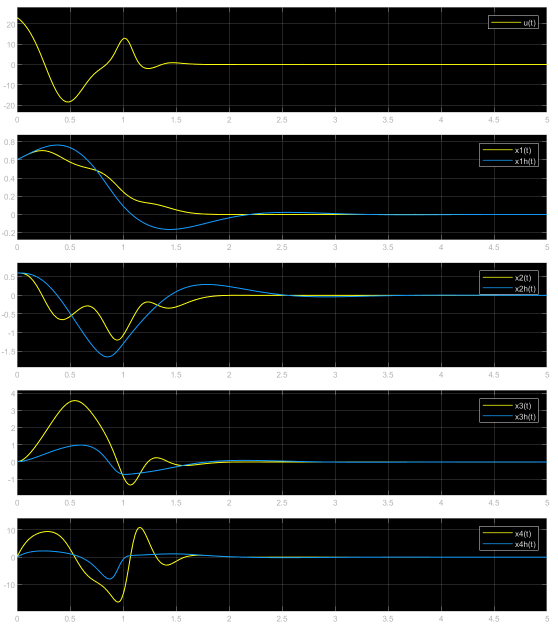
#> input picture 2A/AUT202/TP/images/m30_r0_s0.6_o0.png, 1116 x 1278 px, given in place of torb_small1.png, which was not available (shown at 1/2 size)
$ python Features_Detect.py ../../../AUT202/TP/images/m30_r0_s0.6_o0.png
#> lines starting #> are read from the running program, lines starting #| are printed output that depends on the picture; pictures that were not available may be replaced by others from this repository, and a replacement may not be noted
import sys
import cv2
import numpy as np
from matplotlib import pyplot as plt


# [85 lines left out: functions selectAlgorithm, Q6, not called in this run]


def Q8():
    def crossCheck():
        img1 = cv2.imread('../Image_Pairs/torb_small1.png')
#> img1 is the input picture: shape (1278, 1116, 3); mean B, G, R 64.9, 65.7, 64.8
        img2 = cv2.imread('../Image_Pairs/torb_small2.png')
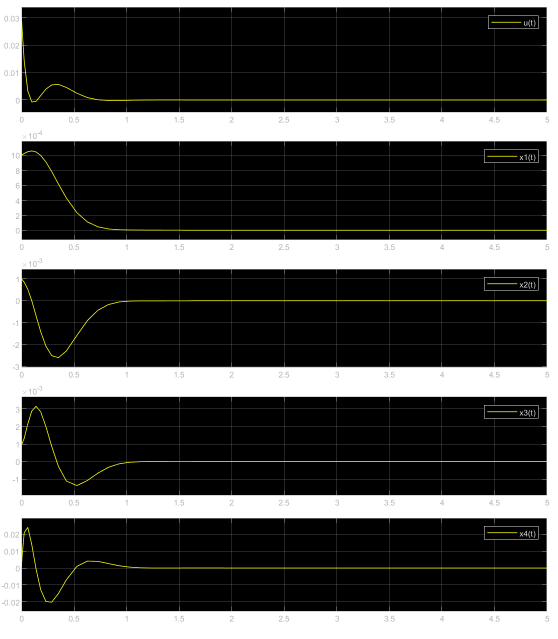
#> input picture 2A/AUT202/TP/images/m3_r0_s0.001_o0.png, 1116 x 1278 px, given in place of torb_small2.png, which was not available (shown at 1/2 size)
#> img2 is the input picture: shape (1278, 1116, 3); mean B, G, R 72, 73.6, 73.6

        start = cv2.getTickCount()

        nFeatures = 250
        kp1_ORB = cv2.ORB_create(nfeatures=nFeatures, scaleFactor=2, nlevels=3)
        kp2_ORB = cv2.ORB_create(nfeatures=nFeatures, scaleFactor=2, nlevels=3)

        kp1_KAZE = cv2.KAZE_create(
            upright=False,    #Par défaut : false
            threshold=0.001,  #Par défaut : 0.001
            nOctaves=4,       #Par défaut : 4
            nOctaveLayers=4,  #Par défaut : 4
            diffusivity=2)    #Par défaut : 2
        kp2_KAZE = cv2.KAZE_create(
            upright=False,    #Par défaut : false
            threshold=0.001,  #Par défaut : 0.001
            nOctaves=4,       #Par défaut : 4
            nOctaveLayers=4,  #Par défaut : 4
            diffusivity=2)    #Par défaut : 2

        #Conversion en niveau de gris
        gray1 = cv2.cvtColor(img1, cv2.COLOR_BGR2GRAY)
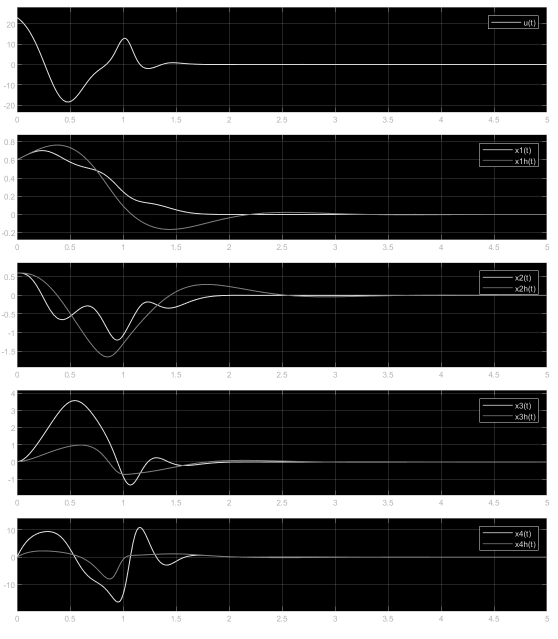
#> gray1: shape (1278, 1116) (shown at 1/2 size); min 0, max 255, mean 65.4
        gray2 = cv2.cvtColor(img2, cv2.COLOR_BGR2GRAY)
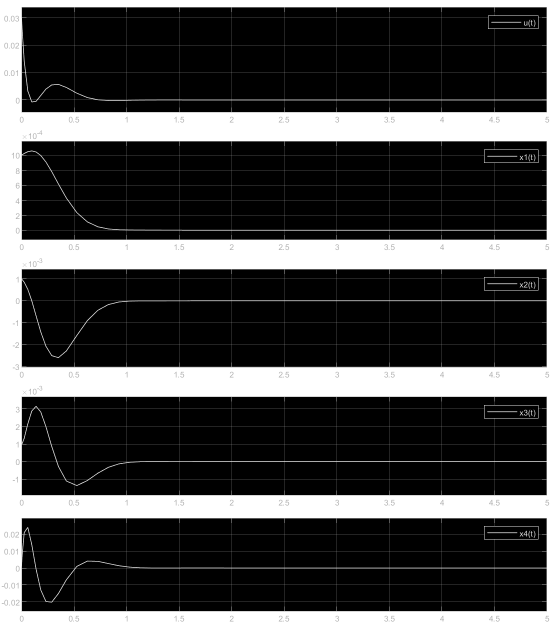
#> gray2: shape (1278, 1116) (shown at 1/2 size); min 0, max 255, mean 73.4

        #Détection et description des keypoints
        pts1_ORB, desc1_ORB = kp1_ORB.detectAndCompute(gray1, None)
#> pts1_ORB = 385 keypoints; strongest (x, y, size): (1040, 1069, 31), (1040, 1090, 31), (1044, 829, 31), (1053, 49, 31)
        pts2_ORB, desc2_ORB = kp2_ORB.detectAndCompute(gray2, None)
#> pts2_ORB = 392 keypoints; strongest (x, y, size): (1049, 1069, 31), (1052, 1070, 31), (1053, 49, 31), (1051, 827, 31)

        pts1_KAZE, desc1_KAZE = kp1_KAZE.detectAndCompute(gray1, None)
#> pts1_KAZE = 3825 keypoints; strongest (x, y, size): (57, 1052, 27.1), (43, 534, 13.1), (47, 28, 18.4), (1070, 548, 28.4)
        pts2_KAZE, desc2_KAZE = kp2_KAZE.detectAndCompute(gray2, None)
#> pts2_KAZE = 3200 keypoints; strongest (x, y, size): (67, 710, 35.5), (1080, 214, 16.1), (75, 1193, 38.9), (65, 1203, 29.3)

        #Les points non appariés apparaîtront en gris
        img1_ORB = cv2.drawKeypoints(gray1, pts1_ORB, None, color=(127, 127, 127), flags=0)
        img2_ORB = cv2.drawKeypoints(gray2, pts2_ORB, None, color=(127, 127, 127), flags=0)

        img1_KAZE = cv2.drawKeypoints(gray1, pts1_KAZE, None, color=(127, 127, 127), flags=0)
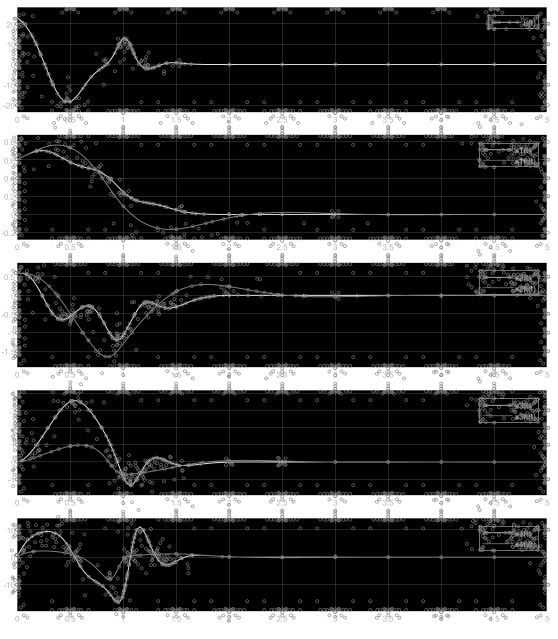
#> img1_KAZE: shape (1278, 1116, 3) (shown at 1/2 size); min 0, max 255, mean 68.6
        img2_KAZE = cv2.drawKeypoints(gray2, pts2_KAZE, None, color=(127, 127, 127), flags=0)
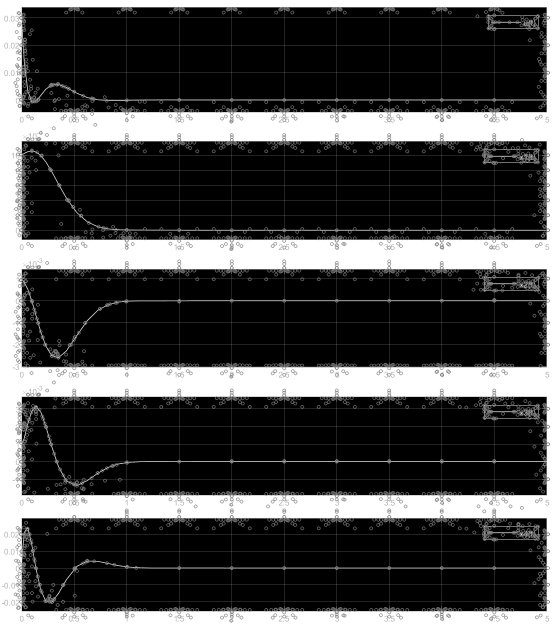
#> img2_KAZE: shape (1278, 1116, 3) (shown at 1/2 size); min 0, max 255, mean 76

        # Calcul de l'appariement
        start = cv2.getTickCount()
        bf_ORB  = cv2.BFMatcher(cv2.NORM_HAMMING, crossCheck=True)
        bf_KAZE = cv2.BFMatcher(cv2.NORM_L2, crossCheck=True)

        matches_ORB = bf_ORB.match(desc1_ORB, desc2_ORB)
#> matches_ORB = 84 matches
        matches_ORB = sorted(matches_ORB, key=lambda x: x.distance)

        matches_KAZE = bf_KAZE.match(desc1_KAZE, desc2_KAZE)
#> matches_KAZE = 803 matches
        matches_KAZE = sorted(matches_KAZE, key=lambda x: x.distance)

        end = cv2.getTickCount()
        time = (end - start) / cv2.getTickFrequency()
        print(f"{time} s")

        # Trace les N meilleurs appariements
        Nbest = 200
        img3_ORB = cv2.drawMatches(img1_ORB, pts1_ORB, img2_ORB, pts2_ORB, matches_ORB[:Nbest], None, flags=2)
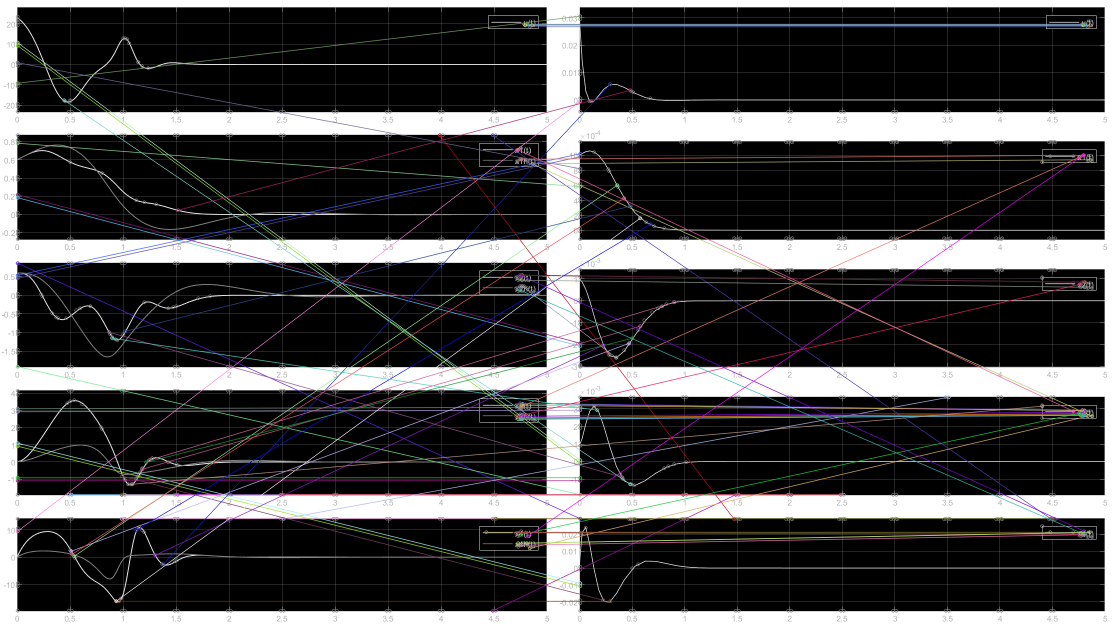
#> img3_ORB: shape (1278, 2232, 3) (shown at 1/2 size); mean of channels 0, 1, 2 73.2, 72.5, 73.4; drawn as B, G, R
        img3_KAZE = cv2.drawMatches(img1_KAZE, pts1_KAZE, img2_KAZE, pts2_KAZE, matches_KAZE[:Nbest], None, flags=2)
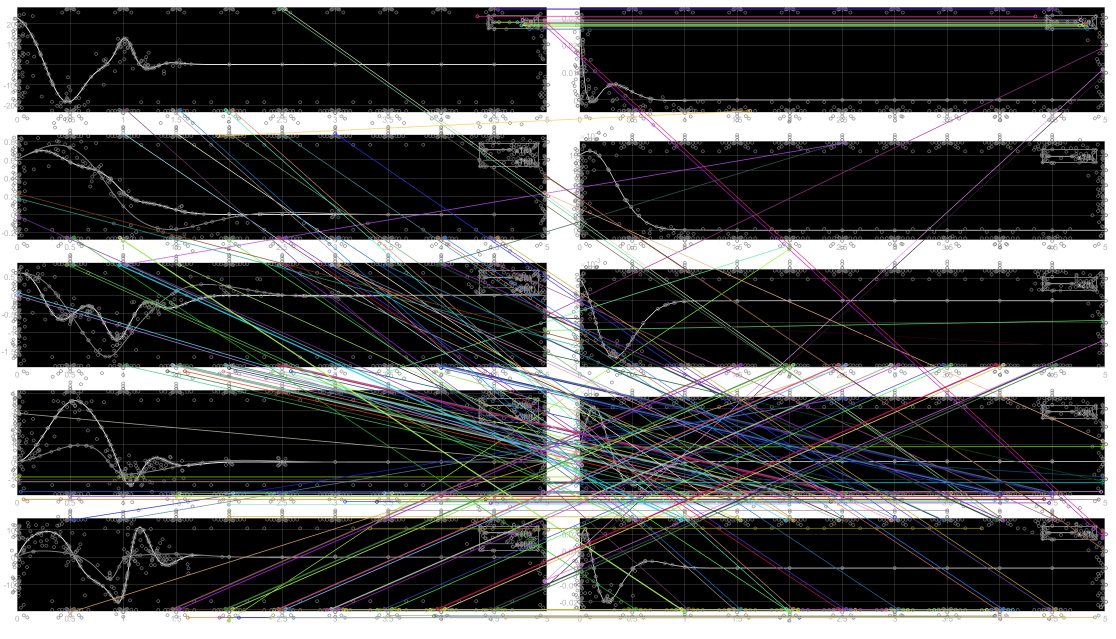
#> img3_KAZE: shape (1278, 2232, 3) (shown at 1/2 size); mean of channels 0, 1, 2 76.3, 76.3, 76; drawn as B, G, R

        plt.subplot(121)
        plt.imshow(img3_ORB)
        plt.title(f'Cross Check {Nbest}, ORB')

        plt.subplot(122)
        plt.imshow(img3_KAZE)
        plt.title(f'Cross Check {Nbest}, KAZE')

        plt.savefig(f'./images/Q8CC.svg')
        plt.setp(plt.gcf().get_axes(), xticks=[], yticks=[])
        plt.show()


    # [161 lines left out: functions FLANN, RATIO, not called in this run]


    crossCheck()
    # FLANN()
    # RATIO()


def main():
    # Q6()
    Q8()


if __name__ == "__main__":
    main()
